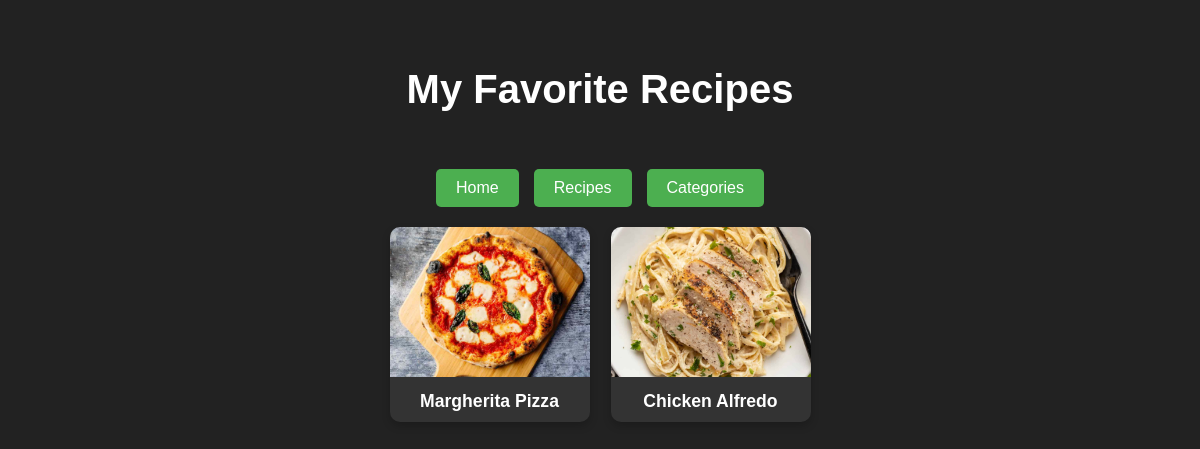
The app's page /RecipeHub/favorites.php with its own data.
### tables this page shows
CREATE TABLE `recipes` (
  `id` int(11) NOT NULL,
  `title` varchar(100) DEFAULT NULL,
  `description` text DEFAULT NULL,
  `ingredients` text DEFAULT NULL,
  `instructions` text DEFAULT NULL,
  `image` varchar(255) DEFAULT NULL,
  `category` varchar(50) DEFAULT NULL,
  `rating` decimal(2,1) DEFAULT 0.0
);

### RecipeHub/favorites.php (the view, shortened to what this page needs)
<?php
$conn = new mysqli("localhost", "root", "", "recipe_hub");
$user_id = 1;
$sql = "SELECT recipes.* FROM recipes
        JOIN favorites ON recipes.id = favorites.recipe_id
        WHERE favorites.user_id = $user_id";
$result = $conn->query($sql);
?>
<!DOCTYPE html>
<html lang="en">
<head>
    <link rel="stylesheet" href="css/GeneralStyles.css">
</head>
<body>
    <header>
        <h1>My Favorite Recipes</h1>
    </header>
    <nav class="navigation">
            <a href="index.php" class="nav-button">Home</a>
            <a href="recipes.php" class="nav-button">Recipes</a>
            <a href="categories.php" class="nav-button">Categories</a>
        </nav>
    <div class="recipe-cards-container">
        <?php if ($result->num_rows > 0): ?>
            <?php while ($recipe = $result->fetch_assoc()): ?>
                <div class="recipe-card">
                    <a href="recipe-detail.php?id=<?php echo $recipe['id']; ?>">
                        <img src="<?php echo $recipe['image']; ?>" alt="<?php echo $recipe['title']; ?>" class="recipe-image">
                        <h3><?php echo $recipe['title']; ?></h3>
                    </a>
                </div>
            <?php endwhile; ?>
        <?php else: ?>
            <p>No favorite recipes yet. Add some from the <a href="recipes.php">Recipes</a> page!</p>
        <?php endif; ?>
    </div>
</body>
</html>

### RecipeHub/css/GeneralStyles.css (style rules this page uses)
body { font-family: Arial, sans-serif; background-color: #222; color: #fff; }
header { text-align: center; padding: 2rem; }
h1 { margin-bottom: 10px; font-size: 2.5rem; }
.navigation { display: flex; justify-content: center; gap: 15px; margin-top: 15px; }
.nav-button { padding: 10px 20px; background-color: #4CAF50; color: white; text-decoration: none; border-radius: 5px; transition: background-color 0.3s ease; }
.recipe-cards-container { display: flex; flex-wrap: wrap; gap: 21px; justify-content: center; padding: 20px; }
.recipe-card { width: 200px; background-color: #333; border-radius: 10px; box-shadow: 0 4px 8px rgba(0, 0, 0, 0.2); overflow: hidden; text-align: center; transition: transform 0.3s ease, box-shadow 0.3s ease; position: relative; }
.recipe-card a { text-decoration: none; color: #fff; }
.recipe-image { width: 100%; height: 150px; object-fit: cover; transition: transform 0.3s ease; }
.recipe-card h3 { padding: 10px; font-size: 1.1rem; margin: 0; }

### records on screen
recipes: image (picture), title "Margherita Pizza"
recipes: image (picture), title "Chicken Alfredo"
